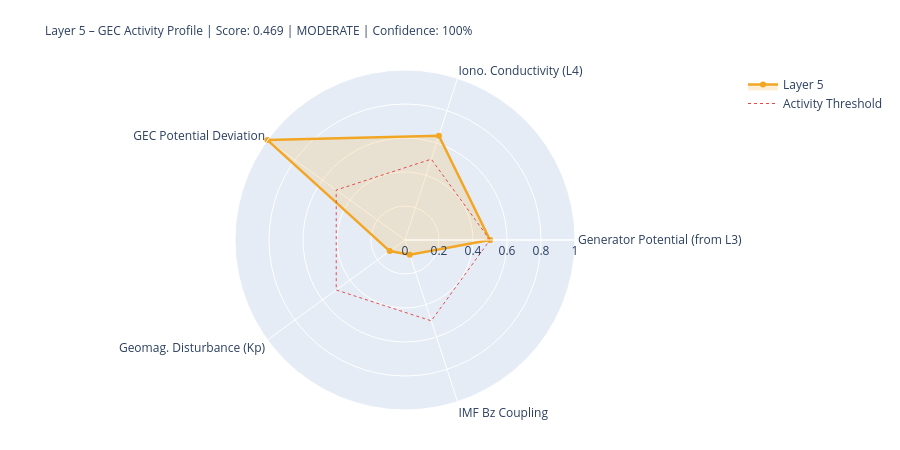

The notebook cell this image was saved under:
### Markdown cell above
---
## 5. State Assessment & Handoff to Layer 6

### Code cell
# ============================================================
# LAYER-5-SCORE
# ============================================================

# Components
# 1) Generator activity (Layer-3-driven)
gen_score = norm(generator_strength, 0.3, 2.0)
gen_src   = 'from_layer3' if l3_thunder_score is not None else 'estimated'

# 2) Ionospheric conductivity (Layer-4-driven)
iono_score = norm(iono_cond_factor, 0.7, 1.4)
iono_src   = 'from_layer4' if l4_ioniz is not None else 'estimated'

# 3) GEC potential deviation from reference
pot_score = norm(abs(delta_V_pct), 0, 30)  # 0 = at reference, 1 = 30% deviation
pot_src   = 'derived'

# 4) Geomagnetic disturbance (Kp) – modulates vertical currents
kp_score = norm(kp_val, 0, 9)
kp_src   = 'primary' if kp_now is not None else 'from_layer4'

# 5) IMF Bz coupling (southward = stronger M-I coupling → GEC influence)
bz_score = norm(-(bz_now or 0), -5, 30) if bz_now is not None else None
bz_src   = 'primary' if bz_now is not None else 'missing'

COMPONENTS = {
    'Generator Potential (from L3)':  {'score': gen_score,   'source': 'derived_from_layer3', 'dynamic': True},
    'Iono. Conductivity (L4)':      {'score': iono_score,  'source': iono_src, 'dynamic': True},
    'GEC Potential Deviation':      {'score': pot_score,   'source': pot_src,  'dynamic': True},
    'Geomag. Disturbance (Kp)':         {'score': kp_score,    'source': kp_src,   'dynamic': True},
    'IMF Bz Coupling':               {'score': bz_score,    'source': bz_src,   'dynamic': True},
}

available   = {k: v['score'] for k, v in COMPONENTS.items() if v['score'] is not None}
unavailable = [k for k, v in COMPONENTS.items() if v['score'] is None]
layer5_score = round(sum(available.values()) / len(available), 4) if available else None
confidence   = round(len(available) / len(COMPONENTS), 2)
level = ('unknown' if layer5_score is None
         else 'quiet'   if layer5_score < 0.3
         else 'moderate' if layer5_score < 0.6
         else 'active')
dominant_l5 = max(available, key=available.get) if available else 'none'

# Kp consistency: separate 1-min raw value from score value
kp_1m_raw   = kp_now          # directly from API (can be 0.0 during live measurement)
kp_for_score = kp_val          # from Layer-0 context or estimated value if needed
kp_score_src = kp_src

W = 68
print('=' * W)
print('LAYER 5 – GLOBAL ELECTRIC CIRCUIT – STATE ASSESSMENT')
print('=' * W)
for name, comp in COMPONENTS.items():
    s = comp['score']
    if s is not None:
        bar = '█' * int(s*20) + '░' * (20-int(s*20))
        print(f'  {name:<34} {bar}  {s:.3f}  [{comp["source"]}]')
    else:
        print(f'  {name:<34} {"─"*20}  n/a   [missing]')
print('-' * W)
print(f'  Score:         {layer5_score:.3f}  ({len(available)}/{len(COMPONENTS)} components)')
print(f'  Confidence:    {confidence:.0%}')
print(f'  Level:         {level.upper()}')
print(f'  Dominant:      {dominant_l5}')
print(f'  V_iono:        {V_iono_mod:.1f} kV  (Δ {delta_V_pct:+.1f}% vs. Ref)')
print(f'  I_total:       {I_total_mod:.1f} A   (Δ {delta_I_pct:+.1f}% vs. Ref)')
print('=' * W)

# Radar
cats   = list(available.keys())
vals_r = list(available.values())
if len(cats) >= 3:
    fig = go.Figure()
    fig.add_trace(go.Scatterpolar(
        r=vals_r + [vals_r[0]], theta=cats + [cats[0]],
        fill='toself', fillcolor='rgba(242,166,35,0.18)',
        line=dict(color='#F2A623', width=2.5), name='Layer 5'
    ))
    fig.add_trace(go.Scatterpolar(
        r=[0.5]*(len(cats)+1), theta=cats+[cats[0]],
        line=dict(color='#E24B4A', dash='dot', width=1),
        mode='lines', name='Activity Threshold'
    ))
    fig.update_layout(
        title=dict(
            text=f'Layer 5 – GEC Activity Profile | Score: {layer5_score:.3f} | {level.upper()} | Confidence: {confidence:.0%}',
            font=dict(size=12)
        ),
        polar=dict(radialaxis=dict(visible=True, range=[0,1])),
        height=450, showlegend=True,
        margin=dict(l=80, r=80, t=70, b=40)
    )
    fig.show()

### Figure 1 — Plotly figure (JSON) as saved in the notebook; plotly's stock layout.template omitted (floating-point values rounded to 4 significant figures)
{"data": [{"fill": "toself", "fillcolor": "rgba(242,166,35,0.18)", "line": {"color": "#F2A623", "width": 2.5}, "name": "Layer 5", "r": [0.5, 0.6454, 1.0, 0.1111, 0.0909, 0.5], "theta": ["Generator Potential (from L3)", "Iono. Conductivity (L4)", "GEC Potential Deviation", "Geomag. Disturbance (Kp)", "IMF Bz Coupling", "Generator Potential (from L3)"], "type": "scatterpolar"}, {"line": {"color": "#E24B4A", "dash": "dot", "width": 1}, "mode": "lines", "name": "Activity Threshold", "r": [0.5, 0.5, 0.5, 0.5, 0.5, 0.5], "theta": ["Generator Potential (from L3)", "Iono. Conductivity (L4)", "GEC Potential Deviation", "Geomag. Disturbance (Kp)", "IMF Bz Coupling", "Generator Potential (from L3)"], "type": "scatterpolar"}], "layout": {"height": 450, "margin": {"b": 40, "l": 80, "r": 80, "t": 70}, "polar": {"radialaxis": {"range": [0, 1], "visible": true}}, "showlegend": true, "title": {"font": {"size": 12}, "text": "Layer 5 – GEC Activity Profile | Score: 0.469 | MODERATE | Confidence: 100%"}}}
